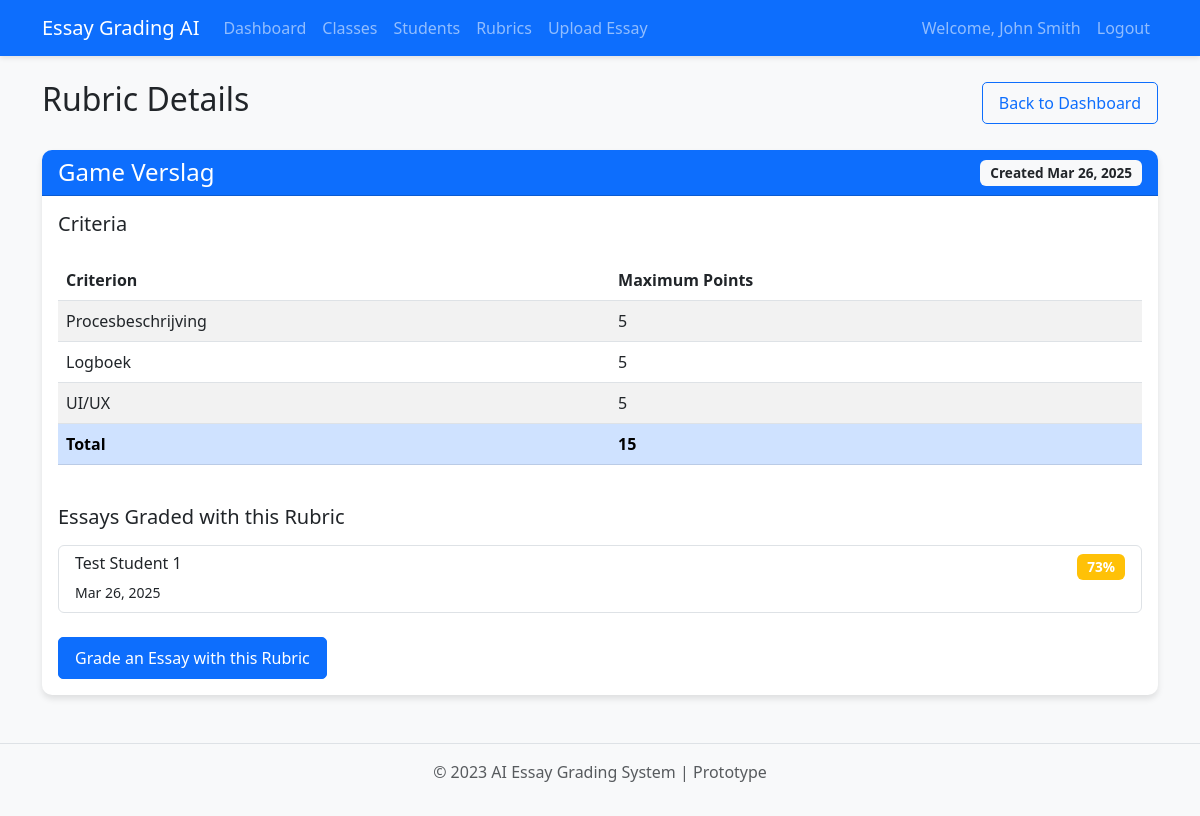
/view_rubric/1 (signed in), run on the app's committed database.
### app.py (models this page shows, shortened)
class User(UserMixin, db.Model):
    id = db.Column(db.Integer, primary_key=True)
    email = db.Column(db.String(100), unique=True, nullable=False)
    password = db.Column(db.String(200), nullable=False)
    name = db.Column(db.String(100), nullable=False)
    rubrics = db.relationship('Rubric', backref='user', lazy=True)
    essays = db.relationship('Essay', backref='user', lazy=True)
    classes = db.relationship('Class', backref='teacher', lazy=True)
    students = db.relationship('Student', backref='teacher', lazy=True)

class Rubric(db.Model):
    id = db.Column(db.Integer, primary_key=True)
    name = db.Column(db.String(100), nullable=False)
    user_id = db.Column(db.Integer, db.ForeignKey('user.id'), nullable=False)
    criteria = db.relationship('RubricCriterion', backref='rubric', lazy=True, cascade="all, delete-orphan")
    essays = db.relationship('Essay', backref='rubric', lazy=True)
    created_at = db.Column(db.DateTime, default=datetime.utcnow)
    classes = db.relationship('Class', backref='assigned_rubric', lazy=True)

class RubricCriterion(db.Model):
    id = db.Column(db.Integer, primary_key=True)
    name = db.Column(db.String(100), nullable=False)
    max_points = db.Column(db.Integer, nullable=False)
    rubric_id = db.Column(db.Integer, db.ForeignKey('rubric.id'), nullable=False)
    grades = db.relationship('Grade', backref='criterion_ref', lazy=True)
    point_descriptions = db.Column(db.Text, nullable=True)

class Essay(db.Model):
    id = db.Column(db.Integer, primary_key=True)
    student_name = db.Column(db.String(100), nullable=False)
    rubric_id = db.Column(db.Integer, db.ForeignKey('rubric.id'), nullable=False)
    user_id = db.Column(db.Integer, db.ForeignKey('user.id'), nullable=False)
    total_points = db.Column(db.Integer, nullable=False)
    max_points = db.Column(db.Integer, nullable=False)
    percentage = db.Column(db.Integer, nullable=False)
    overall_feedback = db.Column(db.Text, nullable=False)
    grades = db.relationship('Grade', backref='essay', lazy=True, cascade="all, delete-orphan")
    created_at = db.Column(db.DateTime, default=datetime.utcnow)
    class_id = db.Column(db.Integer, db.ForeignKey('class.id'), nullable=True)
    student_id = db.Column(db.Integer, db.ForeignKey('student.id'), nullable=True)

### app.py (the view)
@app.route('/view_rubric/<int:rubric_id>')
@login_required
def view_rubric(rubric_id):
    rubric = Rubric.query.filter_by(id=rubric_id, user_id=current_user.id).first_or_404()
    return render_template('view_rubric.html', rubric=rubric)

### app.py (called while the page is built)
@login_manager.user_loader
def load_user(user_id):
    return User.query.get(int(user_id))

### templates/view_rubric.html (shortened to what this page needs)
{% extends "base.html" %}
{% block content %}
<div class="d-flex justify-content-between align-items-center mb-4">
    <h2>Rubric Details</h2>
    <a href="{{ url_for('dashboard') }}" class="btn btn-outline-primary">Back to Dashboard</a>
</div>
<div class="card mb-4">
    <div class="card-header bg-primary text-white">
        <div class="d-flex justify-content-between align-items-center">
            <h4 class="mb-0">{{ rubric.name }}</h4>
            <span class="badge bg-light text-dark">Created {{ rubric.created_at.strftime('%b %d, %Y') }}</span>
        </div>
    </div>
    <div class="card-body">
        <h5 class="mb-4">Criteria</h5>
        <div class="table-responsive">
            <table class="table table-striped">
                <thead>
                    <tr>
                        <th>Criterion</th>
                        <th>Maximum Points</th>
                    </tr>
                </thead>
                <tbody>
                    {% for criterion in rubric.criteria %}
                    <tr>
                        <td>{{ criterion.name }}</td>
                        <td>{{ criterion.max_points }}</td>
                    </tr>
                    {% endfor %}
                    <tr class="table-primary">
                        <td><strong>Total</strong></td>
                        <td><strong>{{ rubric.criteria|sum(attribute='max_points') }}</strong></td>
                    </tr>
                </tbody>
            </table>
        </div>
        <h5 class="mt-4 mb-3">Essays Graded with this Rubric</h5>
        {% if rubric.essays %}
        <div class="list-group">
            {% for essay in rubric.essays %}
            <a href="{{ url_for('view_results', essay_id=essay.id) }}" class="list-group-item list-group-item-action">
                <div class="d-flex w-100 justify-content-between">
                    <h6 class="mb-1">{{ essay.student_name }}</h6>
                    <span class="badge {% if essay.percentage >= 80 %}bg-success{% elif essay.percentage >= 60 %}bg-warning{% else %}bg-danger{% endif %}">
                        {{ essay.percentage }}%
                    </span>
                </div>
                <small>{{ essay.created_at.strftime('%b %d, %Y') }}</small>
            </a>
            {% endfor %}
        </div>
        {% else %}
        <div class="alert alert-info">No essays have been graded with this rubric yet.</div>
        {% endif %}
        <div class="mt-4">
            <a href="{{ url_for('upload_essay') }}" class="btn btn-primary">Grade an Essay with this Rubric</a>
        </div>
    </div>
</div>
{% endblock %}

### templates/base.html (shortened to what this page needs)
<!DOCTYPE html>
<html lang="en">
<head>
    <link href="https://cdn.jsdelivr.net/npm/bootstrap@5.3.0/dist/css/bootstrap.min.css" rel="stylesheet">
    <link rel="stylesheet" href="{{ url_for('static', filename='css/style.css') }}">
</head>
<body>
    {% if current_user.is_authenticated %}
    <nav class="navbar navbar-expand-lg navbar-dark bg-primary">
        <div class="container">
            <a class="navbar-brand" href="{{ url_for('dashboard') }}">Essay Grading AI</a>
            <div class="collapse navbar-collapse" id="navbarNav">
                <ul class="navbar-nav me-auto">
                    <li class="nav-item">
                        <a class="nav-link" href="{{ url_for('dashboard') }}">Dashboard</a>
                    </li>
                    <li class="nav-item">
                        <a class="nav-link" href="{{ url_for('view_classes') }}">Classes</a>
                    </li>
                    <li class="nav-item">
                        <a class="nav-link" href="{{ url_for('view_students') }}">Students</a>
                    </li>
                    <li class="nav-item">
                        <a class="nav-link" href="{{ url_for('create_rubric') }}">Rubrics</a>
                    </li>
                    <li class="nav-item">
                        <a class="nav-link" href="{{ url_for('upload_essay') }}">Upload Essay</a>
                    </li>
                </ul>
                <div class="navbar-nav">
                    <span class="nav-item nav-link">Welcome, {{ current_user.name }}</span>
                    <a class="nav-link" href="{{ url_for('logout') }}">Logout</a>
                </div>
            </div>
        </div>
    </nav>
    {% endif %}
    <div class="container mt-4">
        {% block content %}{% endblock %}
    </div>
    <footer class="mt-5 py-3 text-center">
        <div class="container">
            <p class="text-muted">© 2023 AI Essay Grading System | Prototype</p>
        </div>
    </footer>
</body>
</html>

### static/css/style.css (style rules this page uses)
body { font-family: 'Segoe UI', Tahoma, Geneva, Verdana, sans-serif; background-color: #f8f9fa; }
.navbar { box-shadow: 0 2px 5px rgba(0, 0, 0, 0.1); }
.card { border: none; border-radius: 10px; box-shadow: 0 4px 6px rgba(0, 0, 0, 0.1); margin-bottom: 20px; }
.card-header { border-radius: 10px 10px 0 0 !important; }
.btn { border-radius: 5px; padding: 8px 16px; }
.list-group-item { transition: all 0.2s ease-in-out; }
.badge { font-size: 0.85em; padding: 6px 10px; }
footer { border-top: 1px solid #dee2e6; margin-top: 50px; }

### data on the page
User: name "John Smith"
Rubric: name "Game Verslag", created_at "Mar 26, 2025"
RubricCriterion: name "Procesbeschrijving", max_points "5"
RubricCriterion: name "Logboek", max_points "5"
RubricCriterion: name "UI/UX", max_points "5"
Essay: student_name "Test Student 1", percentage "73", created_at "Mar 26, 2025"

### other printed values
{{ rubric.criteria|sum(attribute='max_points') }} "15"
